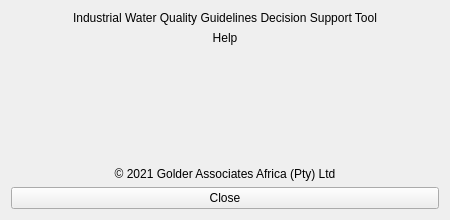
<?xml version="1.0" encoding="UTF-8"?>
<ui version="4.0">
 <class>helpForm</class>
 <widget class="QWidget" name="helpForm">
  <property name="geometry">
   <rect>
    <x>0</x>
    <y>0</y>
    <width>450</width>
    <height>220</height>
   </rect>
  </property>
  <property name="windowTitle">
   <string>Help Page</string>
  </property>
  <layout class="QVBoxLayout" name="verticalLayout">
   <item>
    <widget class="QLabel" name="label">
     <property name="text">
      <string>Industrial Water Quality Guidelines Decision Support Tool</string>
     </property>
     <property name="alignment">
      <set>Qt::AlignCenter</set>
     </property>
    </widget>
   </item>
   <item>
    <widget class="QLabel" name="label_2">
     <property name="text">
      <string>Help</string>
     </property>
     <property name="alignment">
      <set>Qt::AlignCenter</set>
     </property>
    </widget>
   </item>
   <item>
    <spacer name="verticalSpacer">
     <property name="orientation">
      <enum>Qt::Vertical</enum>
     </property>
     <property name="sizeHint" stdset="0">
      <size>
       <width>20</width>
       <height>89</height>
      </size>
     </property>
    </spacer>
   </item>
   <item>
    <widget class="QLabel" name="label_5">
     <property name="text">
      <string>&lt;p&gt;&amp;copy; 2021 Golder Associates Africa (Pty) Ltd&lt;/p&gt;</string>
     </property>
     <property name="alignment">
      <set>Qt::AlignCenter</set>
     </property>
    </widget>
   </item>
   <item>
    <layout class="QHBoxLayout" name="horizontalLayout">
     <item>
      <widget class="QPushButton" name="pushButton">
       <property name="cursor">
        <cursorShape>PointingHandCursor</cursorShape>
       </property>
       <property name="text">
        <string>Close</string>
       </property>
      </widget>
     </item>
    </layout>
   </item>
  </layout>
 </widget>
 <resources/>
 <connections/>
</ui>
